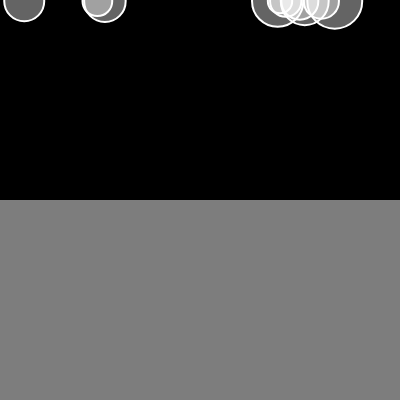
Frame 1 (no input)
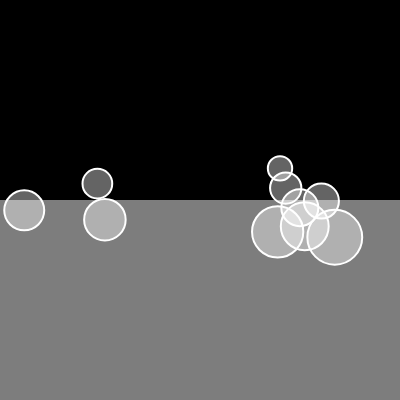
Frame 60 (no input)
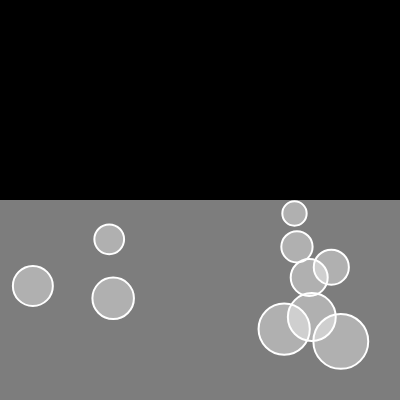
Frame 120 (the mouse pressed at the canvas centre since frame 60)

The p5.js sketch that drew these frames (run headless with seeded random() and noise() and a simulated clock; from frame 60 on, the mouse is pressed at the canvas centre):

// p5.js sketch
// ── sketch.js


let mover = [];
let coefficient = 0.01;
function setup() {
  createCanvas(400, 400);
  for(let i = 0; i < 10; i++){
    mover[i] = new Mover(random(width), 1, random(1,8));  
  }
}

function draw() {
  background(0);
  
  fill(255,125);
  noStroke();
  rect(0, height/2, width, height/2);
  
  
  

  for(let i = 0; i < 10; i++){
    if (mouseIsPressed) {
      let wind = createVector(0.1, 0);
      mover[i].applyForce(wind);    
    }    
    
    if(mover[i].pos.y >= height /2){
      coefficient = 0.5;
    }
   
    let gravity = createVector(0, 0.2);
    let weight = p5.Vector.mult(gravity, mover[i].mass);  
    mover[i].applyForce(weight);  
    mover[i].dragForce(coefficient);
    mover[i].update();
    mover[i].edges();
    mover[i].show();
  }
}
// ── mover.js
//drag force = -1 * Cd * ||v||2 * vdir

class Mover {
  constructor(x, y, m) {
    this.pos = createVector(x, y);
    this.vel = createVector(0, 0);
    this.acc = createVector(0, 0);
    this.mass = m;
    this.r = sqrt(this.mass) * 10;
  }


  applyForce(force) {
    let f = p5.Vector.div(force, this.mass);
    this.acc.add(f);
  }
  
  dragForce(coefficient){
    let drag = this.vel.copy();
    drag.normalize();
    drag.mult(-1);    
    let speed2 = this.vel.magSq();
    drag.setMag(coefficient * speed2);
    this.applyForce(drag);
  }


  edges() {
    if (this.pos.y >= height - this.r) {
      this.pos.y = height - this.r;
      this.vel.y *= -1;
    }

    if (this.pos.x >= width - this.r) {
      this.pos.x = width - this.r;
      this.vel.x *= -1;
    } else if (this.pos.x <= this.r) {
      this.pos.x = this.r;
      this.vel.x *= -1;
    }
  }


  update() {

    // let mouse = createVector(mouseX, mouseY);
    // this.acc = p5.Vector.sub(mouse, this.pos);
    // this.acc.setMag(0.1);

    this.vel.add(this.acc);
    this.pos.add(this.vel);
    this.acc.set(0, 0);
  }

  show() {
    stroke(255);
    strokeWeight(2);
    fill(255, 100);
    ellipse(this.pos.x, this.pos.y, this.r * 2);
  }
}
